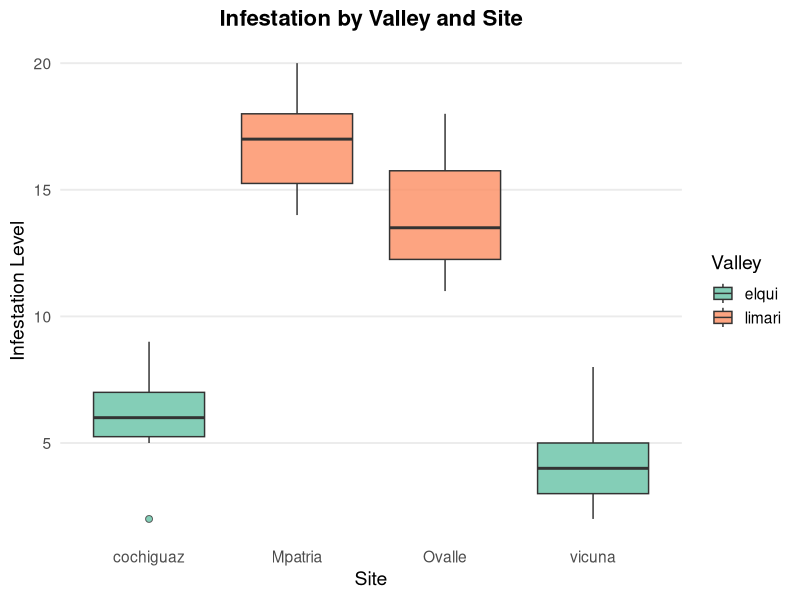
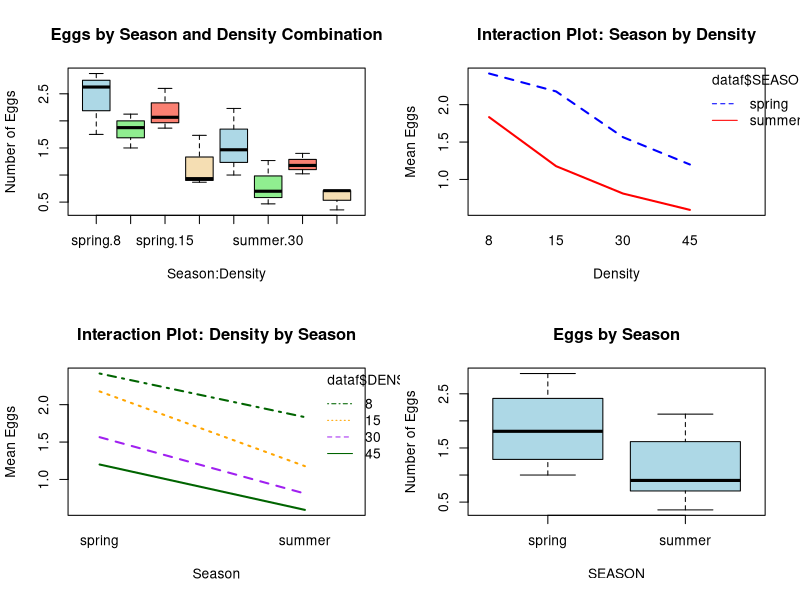
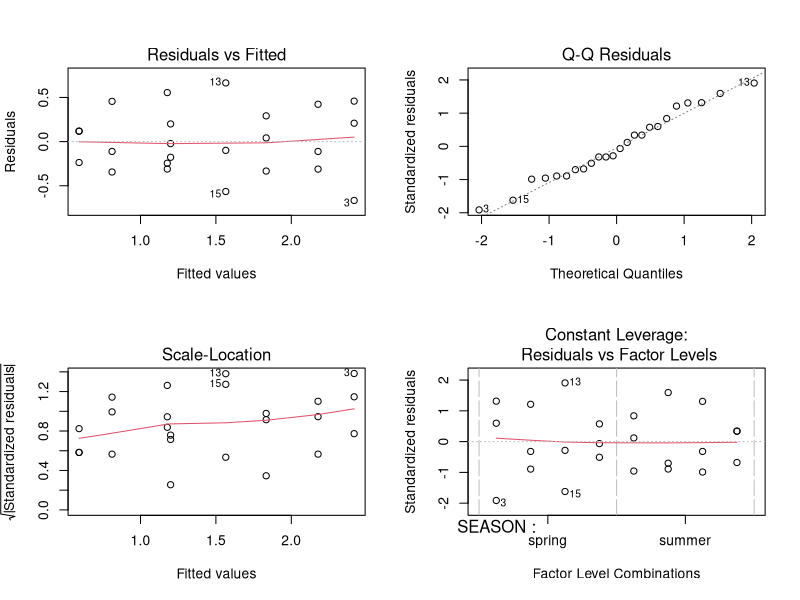

Reproduce these figures in R, in order.
## ---- chunk 1
knitr::opts_chunk$set(
	echo = TRUE,
	message = FALSE,
	warning = FALSE
)
## ---- chunk 2
#Loading packages
library(ggplot2)
library(dplyr)
library(car) # For Type II/III ANOVA

#Let's load the data file
data<-read.table("data/05-infest.txt", header = T)
attach(data)

data$valley <- factor(data$valley, ordered=T)
data$site <-factor(data$site, ordered=T)
## ---- chunk 3
data
## ---- chunk 4
# Check the structure of our nested design
table(data$valley, data$site)

# Summary statistics by groups
data %>% 
  group_by(valley, site) %>% 
  summarise(n = n(), 
            mean_infest = mean(infestation),
            sd_infest = sd(infestation),
            .groups = 'drop')
## ---- chunk 5
replications(~ valley * site, data)

aov.infest <- aov(infestation ~ valley/site)
## ---- chunk 6
summary(aov.infest)
## ---- chunk 7
TukeyHSD(aov.infest)
## ---- chunk 8
# Let's visualize our nested design
ggplot(data, aes(x = site, y = infestation, fill = valley)) +
  geom_boxplot(alpha = 0.8, outlier.shape = 21, outlier.size = 2) +
  scale_fill_brewer(palette = "Set2", name = "Valley") +
  labs(
    title = "Infestation by Valley and Site",
    x = "Site",
    y = "Infestation Level"
  ) +
  theme_minimal(base_size = 14) +
  theme(
    plot.title = element_text(hjust = 0.5, face = "bold", size = 16),
    legend.position = "right",
    panel.grid.major.x = element_blank(),
    panel.grid.minor = element_blank()
  )
## ---- chunk 9
dataf<-read.csv("data/05-quinn.csv", header = TRUE, sep = ",")
attach(dataf)

# Convert to factors and check structure
dataf$SEASON <- factor(dataf$SEASON)
dataf$DENSITY <- factor(dataf$DENSITY)

str(dataf)
head(dataf)
## ---- chunk 10
# Summary statistics
dataf %>% 
  group_by(SEASON, DENSITY) %>% 
  summarise(n = n(),
            mean_eggs = mean(EGGS),
            sd_eggs = sd(EGGS),
            se_eggs = sd(EGGS)/sqrt(n()),
            .groups = 'drop')

# Check for balance in our design
table(dataf$SEASON, dataf$DENSITY)
## ---- chunk 11
aov.season<-aov(EGGS~SEASON, data = dataf)
summary(aov.season)
## ---- chunk 12
aov.dens<-aov(EGGS~DENSITY, data = dataf)
summary(aov.dens)
## ---- chunk 13
aov.2w<-aov(EGGS~SEASON+DENSITY, data = dataf)
summary(aov.2w)
## ---- chunk 14
aov.int<-aov(EGGS~SEASON*DENSITY, data = dataf)
summary(aov.int)
## ---- chunk 15
aov.intonly<-aov(EGGS~SEASON:DENSITY, data = dataf)
summary(aov.intonly)
## ---- chunk 16
# Create interaction plot
par(mfrow=c(2,2))

# Boxplot by combination
boxplot(EGGS~SEASON:DENSITY, 
        col = c("lightblue", "lightgreen", "salmon", "wheat"),
        data = dataf,
        main = "Eggs by Season and Density Combination",
        xlab = "Season:Density",
        ylab = "Number of Eggs")

# Interaction plot - Season as factor
interaction.plot(dataf$DENSITY, dataf$SEASON, dataf$EGGS,
                main = "Interaction Plot: Season by Density",
                xlab = "Density", ylab = "Mean Eggs",
                col = c("blue", "red"), lwd = 2)

# Interaction plot - Density as factor  
interaction.plot(dataf$SEASON, dataf$DENSITY, dataf$EGGS,
                main = "Interaction Plot: Density by Season", 
                xlab = "Season", ylab = "Mean Eggs",
                col = c("darkgreen", "orange", "purple"), lwd = 2)

# Boxplot by individual factors
boxplot(EGGS~SEASON, data = dataf, col = "lightblue",
        main = "Eggs by Season", ylab = "Number of Eggs")
## ---- chunk 17
# Compare models
models <- list(
  "Season only" = aov.season,
  "Density only" = aov.dens, 
  "Additive" = aov.2w,
  "Interaction" = aov.int,
  "Intercept-only" = aov.intonly
)

# Calculate AIC for each model
aic_values <- sapply(models, AIC)
aic_table <- data.frame(
  Model = names(aic_values),
  AIC = aic_values,
  Delta_AIC = aic_values - min(aic_values)
)
aic_table[order(aic_table$AIC),]
## ---- chunk 18
# Tukey HSD for the interaction model
TukeyHSD(aov.int)

# For a more detailed view of main effects
TukeyHSD(aov.int, which = "SEASON")
TukeyHSD(aov.int, which = "DENSITY")
## ---- chunk 19
par(mfrow=c(2,2))
plot(aov.int)

# Additional tests
# Homogeneity of variances (Levene's test)
leveneTest(EGGS ~ SEASON * DENSITY, data = dataf)

# Normality of residuals (Shapiro-Wilk test)
shapiro.test(residuals(aov.int))
## ---- chunk 20
# Calculate eta-squared (proportion of variance explained)
ss_table <- summary(aov.int)[[1]]
ss_total <- sum(ss_table[,"Sum Sq"])

eta_squared <- ss_table[1:3,"Sum Sq"] / ss_total
names(eta_squared) <- rownames(ss_table)[1:3]

print("Eta-squared (effect sizes):")
eta_squared
## ---- chunk 21
# Treating DENSITY as a random factor
aov.mixed <- aov(EGGS ~ SEASON + Error(DENSITY), data = dataf)
summary(aov.mixed)
## ---- chunk 22
# Type II ANOVA (recommended for balanced designs without interactions)
Anova(aov.int, type = "II")

# Type III ANOVA (for unbalanced designs or when interactions are present)
Anova(aov.int, type = "III")
## ---- chunk 23
sessionInfo()
